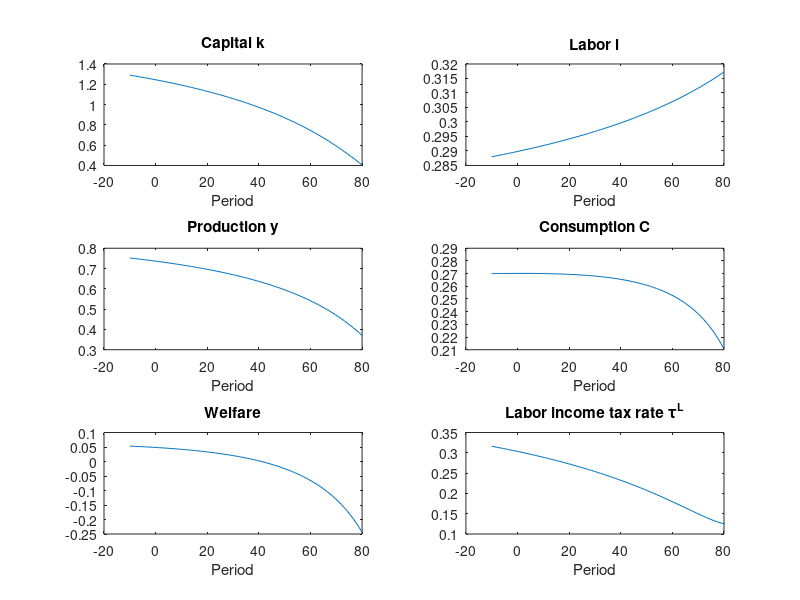

The MATLAB source for this figure:
function Ch5_welfare_taul();
% 
%	Chapter 5.3 Capital Income Tax
%   Author: Burkhard Heer
%   Last Change: June 22, 2018


clc;
close all;


% Parameterization 
%

par.depreciation=1;		% if ==1, depreciation is tax deductible
						% if ==0, depreciation is not tax-deductible
par.alpha=0.36;
par.beta1=0.96;		% annual real interest rate of 4%
par.lstar=0.30;		% steady-state labor supply
par.sigma=2.0;		% 1/IES
par.taul=0.23;
par.tauk = 0.41;
%par.taul=0.40;     % tax wedge US from Prescott (2004)
%par.taul=0.59;     % tax wedge Germany
par.taul0=par.taul; % taul in initial steady state
par.delta=0.1;
tauk=par.tauk;
delta=par.delta;
beta1=par.beta1;
alpha=par.alpha;
lstar=par.lstar;
taul=par.taul;

if par.depreciation==1
	rstar=( 1/beta1-1 )/(1-tauk) +delta;
else
	rstar=( 1/beta1-1 +delta)/(1-tauk);
end

klstar=(alpha/rstar)^(1/(1-alpha));
kstar=klstar*lstar;
wstar=wage(kstar,lstar,par);
ystar=production(kstar,lstar,par);
par.kstar=kstar;
if par.depreciation==1
	gstar=taul*wstar*lstar+tauk*(rstar-delta)*kstar;
else
	gstar=taul*wstar*lstar+tauk*rstar*kstar;
end
par.gstar=gstar;

disp('government share:  gstar/ystar');
gstar/ystar

cstar=ystar-gstar-delta*kstar;

temp=(1-taul)*wstar*(1-lstar)/cstar;
gam=1/(1+temp)
par.gam=gam;


disp('parameterization');
par

% test of function steadystate
xinitial=[lstar, cstar, kstar , wstar ,rstar, taul];
disp('steady state conditions==0? ');
y=steadystate(xinitial,par)
pause;


%
%   steady state effects of tauk
%

ngrid=80;
taukgrid = linspace(-0.1,0.8,ngrid);
solution=zeros(ngrid,9);

for i=1:1:ngrid
	tauk=taukgrid(i);
	par.tauk=tauk;
    sol = fsolve(@(x)steadystate(x,par),xinitial);
	solution(i,1)=tauk;
	solution(i,2:7)=sol';
	% consumption equivalent change
	ce1=(util(cstar,lstar,par)/ util(sol(2),sol(1),par) )^(-1/(par.gam*(1-par.sigma)))-1;
	solution(i,8)=production(sol(1),sol(3),par);
	solution(i,9)=ce1;
	
end

% plotting of the solution
        figure
        subplot(3,2,1);
        plot(solution(:,1)*100,solution(:,4))
        title('Capital k'); 
        xlabel('Period');
        subplot(3,2,2);
        plot(solution(:,1)*100,solution(:,2)) 
        title('Labor l'); 
        xlabel('Period');
        subplot(3,2,3);
        plot(solution(:,1)*100,solution(:,8))
        title('Production y'); 
        xlabel('Period');
        subplot(3,2,4);
        plot(solution(:,1)*100,solution(:,3))
        title('Consumption C'); 
        xlabel('Period');
        subplot(3,2,5);
        plot(solution(:,1)*100,solution(:,9))
        title('Welfare'); 
        xlabel('Period');
        subplot(3,2,6);
        plot(solution(:,1)*100,solution(:,7))
        title('Labor income tax rate \tau^L'); 
        xlabel('Period');


end

%%%%%%%%%%%%%%%%%%%%%%%%%%%%%%%%%%%%%%%%%%%%%%%%%%%%%%%%%%%%%%%%%%%%%%%%%%%
%% AUXILIARY FUNCTIONS
%%%%%%%%%%%%%%%%%%%%%%%%%%%%%%%%%%%%%%%%%%%%%%%%%%%%%%%%%%%%%%%%%%%%%%%%%%%



%% utility function
function [y] = util(c,labor,par)
	y=c^(par.gam)*(1-labor)^(1-par.gam);
	y=y^(1-par.sigma)/(1-par.sigma);
end

%% steady state
function [y] = steadystate(x,par)
	
	labor=x(1);
	c=x(2);
	k=x(3);
	w=x(4);
	r=x(5);
	taul=x(6);
	y=zeros(6,1);
    
    gam=par.gam;
    delta=par.delta;
    beta1=par.beta1;
    tauk=par.tauk;
    gstar=par.gstar;
    
	y(1)=(1-gam)/gam*c-(1-labor)*(1-taul)*w;
	y(2)=c+delta*k+gstar-production(k,labor,par);
	y(3)=r-interest(k,labor,par);
	y(4)=w-wage(k,labor,par);
	if par.depreciation==1
		y(5)=1/beta1-1+(1-tauk)*(delta-r);
		y(6)=gstar-k*(r-delta)*tauk-w*labor*taul;
    else
		y(5)=1/beta1-1+delta-(1-tauk)*r;
		y(6)=gstar-k*r*tauk-w*labor*taul;
    end
	
end
    


% production function F
function [y] = production(k,l,par)
    alpha = par.alpha;
	y=  (k^alpha)*l^(1-alpha);
end

% wage
function [y] = wage(k,l,par)
    alpha = par.alpha;
	y= (1-alpha)*(k^alpha)*l^(-alpha);
end

% interest rate
function [y] = interest(k,l,par)
    alpha = par.alpha;
	y= alpha*k^(alpha-1)*l^(1-alpha);
end
